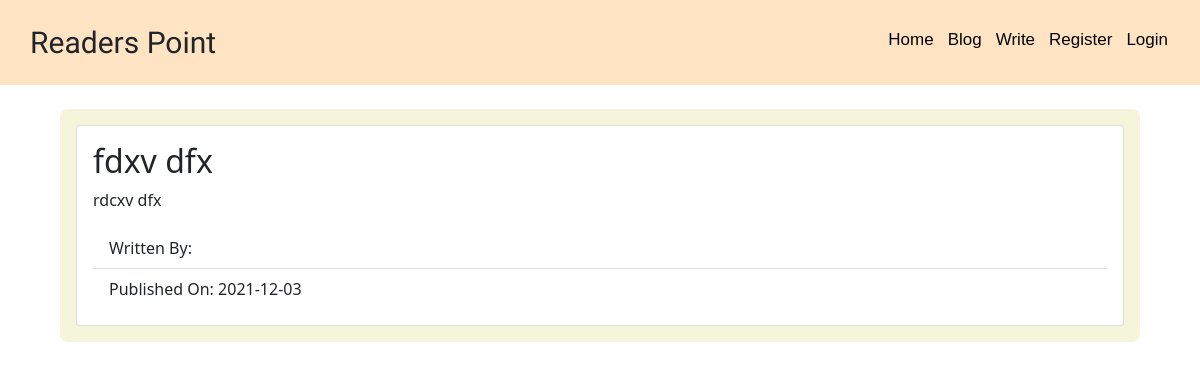
The page /6 on the database as committed earlier.
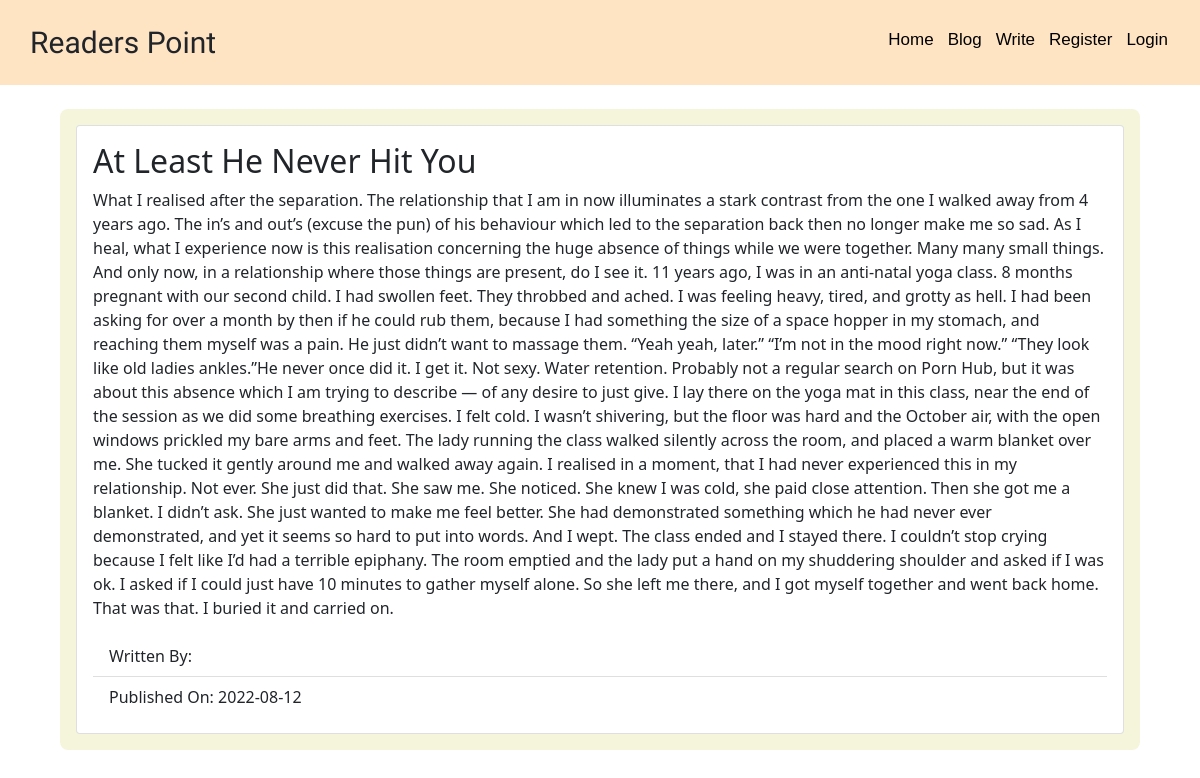
The same page on the database as committed later.
### myProject/models.py (models this page shows, shortened)
class Post(db.Model,UserMixin):
    __tablename__ = 'posts'
    users = db.relationship(User)
    id = db.Column(db.Integer,primary_key=True)
    user_id = db.Column(db.Integer,db.ForeignKey('users.id'),nullable=False)
    date = db.Column(db.DateTime,nullable=False,default=datetime.utcnow)
    title = db.Column(db.Text,nullable=False)
    text = db.Column(db.Text,nullable=False)

### myProject/users/views.py (the view)
@user.route('/<username>')
def blog_post(username):
    page = request.args.get('page',1,type=int)
    user = User.query.filter_by(username=username).first_or_404()
    blog_posts = Post.query.filter_by(user=user).order_by(Post.date.desc()).paginate(page=page,per_page=5)
    profile_image = url_for('static',filename='profile_pics/'+current_user.profile_image)
    return render_template('user_blog_posts.html',blog_posts=blog_posts,user=user,profile_image=profile_image)

### myProject/blog_posts/views.py (called while the page is built)
@blog_posts.route('/<int:blog_post_id>')
def blog_post(blog_post_id):
    blog_post = Post.query.get_or_404(blog_post_id)
    return render_template('blog_post.html',blog_post=blog_post)

### myProject/templates/blog_post.html (shortened to what this page needs)
{% extends "base.html" %}
{% block content %}
<div class="my-container p-3 my-4">
<div class="card">
    <div class="card-body">
      <h2 class="card-title">{{blog_post.title}}</h1>
      <p class="card-text">{{blog_post.text}}</p>
      <ul class="list-group list-group-flush">
        <li class="list-group-item">Written By: {{blog_post.username}}</li>
        <li class="list-group-item">Published On: {{blog_post.date.strftime('%Y-%m-%d')}}</li>
      </ul>
    </div>
</div>
</div>
{% endblock %}

Rows that differ between the two databases and show on the page:
changed Post: title "fdxv dfx" → "At Least He Never Hit You"; text "rdcxv dfx" → "What I realised after the separation. The relationship that I am in now illuminates a stark contrast from the one I walked away from 4 years ago. The in’s and out’s (excuse the pun) of his behaviour which led to the separation back then no longer make me so sad. As I heal, what I experience now is this realisation concerning the huge absence of things while we were together. Many many small things. And only now, in a relationship where those things are present, do I see it. 11 years ago, I was in an anti-natal yoga class. 8 months pregnant with our second child. I had swollen feet. They throbbed and ached. I was feeling heavy, tired, and grotty as hell. I had been asking for over a month by…"; date "2021-12-03" → "2022-08-12"
